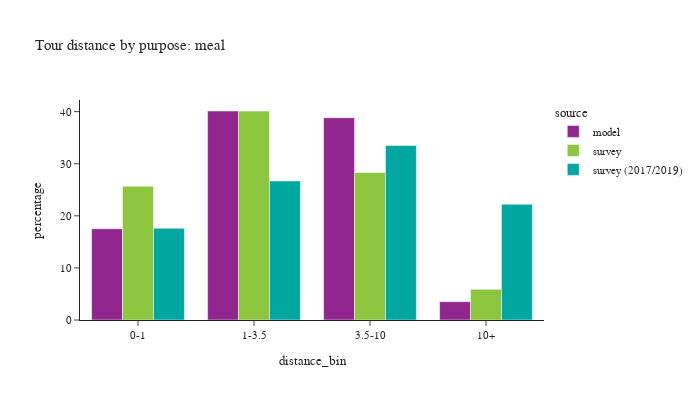

The notebook cell saved with this chart:
### Code cell
plot_bins(tour, tour['pdpurp'] == 6, 'meal')

### Figure 1 — Plotly figure (JSON) as saved in the notebook; plotly's stock layout.template omitted (floating-point values rounded to 4 significant figures)
{"data": [{"alignmentgroup": "True", "customdata": [[58498], [133975], [129663], [11755]], "hovertemplate": "source=model<br>distance_bin=%{x}<br>percentage=%{y}<br>sample count=%{customdata[0]}<extra></extra>", "legendgroup": "model", "marker": {"color": "#91268F", "pattern": {"shape": ""}}, "name": "model", "offsetgroup": "model", "orientation": "v", "showlegend": true, "textposition": "auto", "type": "bar", "x": ["0-1", "1-3.5", "3.5-10", "10+"], "xaxis": "x", "y": [17.52, 40.13, 38.83, 3.521], "yaxis": "y"}, {"alignmentgroup": "True", "customdata": [[269], [256], [198], [78]], "hovertemplate": "source=survey<br>distance_bin=%{x}<br>percentage=%{y}<br>sample count=%{customdata[0]}<extra></extra>", "legendgroup": "survey", "marker": {"color": "#8CC63E", "pattern": {"shape": ""}}, "name": "survey", "offsetgroup": "survey", "orientation": "v", "showlegend": true, "textposition": "auto", "type": "bar", "x": ["0-1", "1-3.5", "3.5-10", "10+"], "xaxis": "x", "y": [25.67, 40.12, 28.32, 5.9], "yaxis": "y"}, {"alignmentgroup": "True", "customdata": [[577], [497], [311], [129]], "hovertemplate": "source=survey (2017/2019)<br>distance_bin=%{x}<br>percentage=%{y}<br>sample count=%{customdata[0]}<extra></extra>", "legendgroup": "survey (2017/2019)", "marker": {"color": "#00A7A0", "pattern": {"shape": ""}}, "name": "survey (2017/2019)", "offsetgroup": "survey (2017/2019)", "orientation": "v", "showlegend": true, "textposition": "auto", "type": "bar", "x": ["0-1", "1-3.5", "3.5-10", "10+"], "xaxis": "x", "y": [17.6, 26.68, 33.49, 22.23], "yaxis": "y"}], "layout": {"barmode": "group", "font": {"size": 11}, "height": 400, "legend": {"title": {"text": "source"}, "tracegroupgap": 0}, "title": {"text": "Tour distance by purpose: meal"}, "width": 700, "xaxis": {"anchor": "y", "domain": [0.0, 1.0], "title": {"text": "distance_bin"}}, "yaxis": {"anchor": "x", "domain": [0.0, 1.0], "title": {"text": "percentage"}}}}
